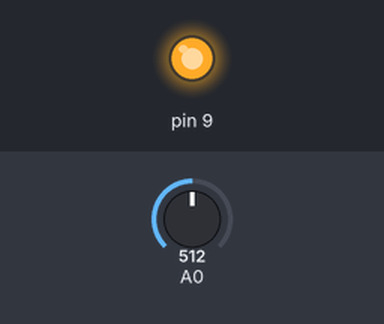
The sketch below on a simulated Arduino Uno, built with avr-gcc and run on an emulated ATmega328P. Shown: output pins drawn as LEDs (lit = HIGH). Inputs (shaded band) come from the test bench; at power-on: A0 = 512.

Above: at 1.2 s.
1.3 s: A0 set to 0
At 1.7 s:
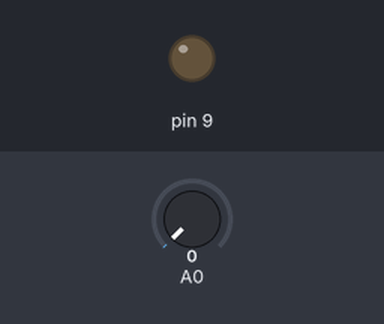
2.8 s: A0 set to 122
At 4.1 s:
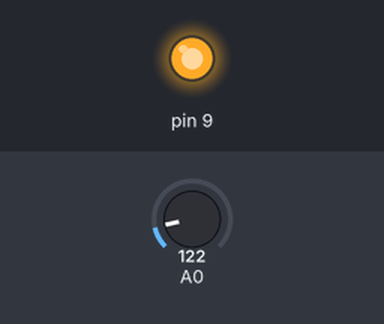
Timing chart, 0 to 5.8 s (numbered marks = the images above; inputs shaded):
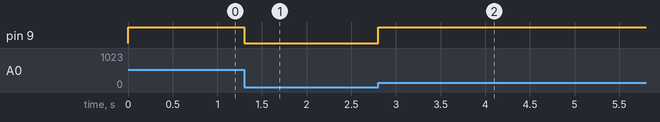

Measured:
- after the input at 1.3 s, pin 9: HIGH → LOW at once
- after the input at 2.8 s, pin 9: LOW → HIGH at once

The sketch:

transistor.ino
```cpp
void setup()
{
   pinMode(9, OUTPUT);
   digitalWrite(9, LOW);
}

void  loop()
{
  int r = analogRead(0);
  analogWrite(9,r*4);
}
```
